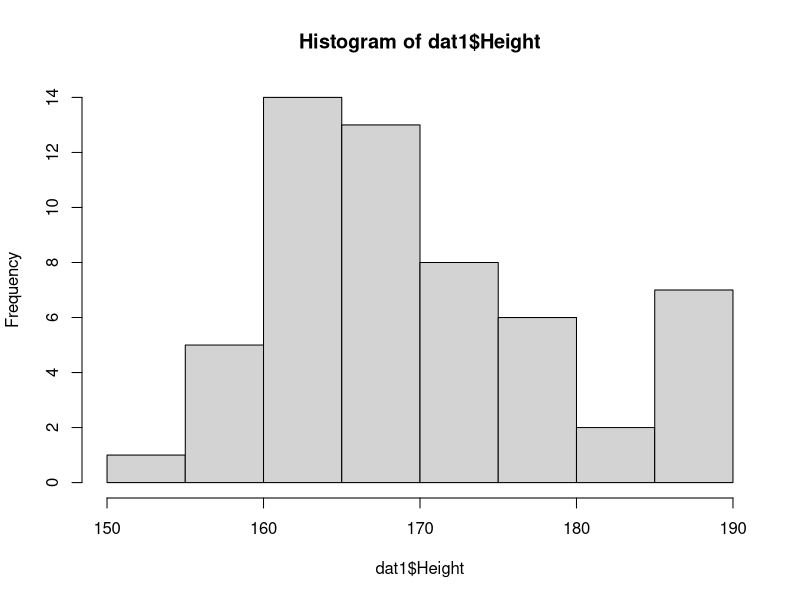

Recreate this plot in R.
########################
##      Libraries     ##
########################

## Nice little function that I found that will install packages if they are not 
## installed.

{
  ipak <- function(pkg){
    
    new.pkg <- pkg[!(pkg %in% installed.packages()[, "Package"])]
    
    if (length(new.pkg)) 
      
      install.packages(new.pkg, dependencies = TRUE)
    
    sapply(pkg, require, character.only = TRUE)
    
  }
  
  libs <- c("ggplot2", 
            "gridExtra",
            "itsmr",
            "pracma",
            "git2r",
            "car",
            "minpack.lm",
            "ggthemes",
            "Hmisc")
  
  ipak(libs) ## Installs and loads all packages listed in "libs".
  libs <- NULL ##Clear the memory.
}

######################
##    Load Data     ##
######################

dat1 <- read.csv("data1.csv", header = T, sep = ",")
dat2 <- read.csv("data2.csv", header = T, sep = ",")

######################
##  Data Formating  ##
######################

dat1$Shoe.Size <- factor(dat1$Shoe.Size)

dat1Monday <- subset(dat1, Lecture == "Monday")
dat1Tuesday <- subset(dat1, Lecture == "Tuesday")
dat1Wednesday <- subset(dat1, Lecture == "Wednesday")



########################
##     Modelling      ##
########################

my.Models <- function()
{
  myGLMs <- list()
  
  ## Add Models to myGLMs
  
  myGLMs[[1]] <-  glm(Height ~ Gender, data = dat1) ## Height is dependent on gender
  
  return(myGLMs)
}


##Purpose: Print a given string onto a graphical plot
##INPUT: my_stext, a string that is printed onto the plot
##OUTPUT: a plot that is outputted to the current graphics writer.
my.PrintTextToPlot <- function(my_text){
  
  par(mar=c(0,0,0,0))
  plot(c(0, 1), c(0, 1), ann = F, bty = 'n', type = 'n', xaxt = 'n', yaxt = 'n')
  text(x = 0.5, y = 0.5, my_text, 
       cex = 2, col = "black")
  par(mar = c(5, 4, 4, 2) + 0.1)
}




###################################
##    USER CALL FUNCTIONS        ##
###################################

##Purpose: Summarises the GLMs
##INPUT:   m, the lower index number for the model to be summarised; n, the upper
##         index number for the model to be summarised. Values must be integers.
##OUTPUT:  Text file called GLM_sum.txt containing summary and AIC data 

my.Summary <- function(m, n){
  model <- my.Models()
  sink("GLM_sum.txt", append = F)
  
  for(i in m:n){
    
    print(paste("############### Model: ", toString(i), "###############"))
    print(summary(model[[i]]))
    
  }
  
  sink()
  
}

##Purpose: Creates summary plots for the models
##INPUT:   m, the lower index number for the model to be summarised; n, the upper
##         index number for the model to be summarised. Values must be integers
##         MODE: 1 - Single Test, and will out test to Plot. 0 - List Test, and will ouput PNG file
##         model: glm/lm (assuming MODE==1) or list of GLMs (assuming MODE==0)
##OUTPUT:  Plots of models outputted to graphics

my.ModelPlot <- function(m, n, MODE, model){
  
  #if(MODE==1){
  
  # AIC_text <- toString(AIC(model))
  # Form_text <- toString(model[["call"]])
  # par(mfrow=c(3,2))
  # plot(model)
  # my.PrintTextToPlot(paste("AIC: ", AIC_text, "\n Formula:\n ", Form_text))
  # hist(resid(model), main = "Histogram of Residues for Model", xlab="Residue Value")
  #}
  #else if(MODE==0 & isNumeric(m) & isNumeric(n) & length(model)>1)
  # {
  
  for(i in m:n){
    
    AIC_text <- toString(AIC(model[[i]]))
    Form_text <- toString(model[[i]][["call"]])
    
    png(filename = paste("Analysis Plots/Graph", toString(i), ".png"),
        width=1920, 
        height=1080)
    
    par(mfrow=c(3,2))
    plot(model[[i]])
    
    my.PrintTextToPlot(paste("AIC: ", AIC_text, "\n Formula: ", Form_text))
    hist(resid(model[[i]]), main = paste("Histogram of Residues for Model: ",
                                         toString(i)), xlab="Residue Value")
    
    dev.off()
    #dev.off()
    
  }
}



my.Plot <- function()
{
  
  ## Create the GGPlots here
  
  plot1 <- ggplot(data = dat1, aes(x = Gender,
                                   y = Height,
                                   colour = Gender)) + 
    geom_boxplot() +
    labs(title = "Difference in height (cm) between genders",
         x = "Gender", 
         y = "Height (cm)")
  
  plot2 <- ggplot(data = dat1, aes(Height)) +
    geom_histogram(binwidth = 45) +
    theme_bw()
  
  
  #png(filename = "Output/Graph.png",
  #    width=1920, 
  #    height=1080)
  
  grid.arrange(plot1, ncol = 1)
  
  #dev.off()
  
}





# There is a relation between sex and height. 
my.Summary(1, 1)

### First plot the histogram (hint-height)
hist(dat1$Height)

#### What can you say about the distribution of individual heights in the class?
# The female heights follow a normal distribution. Males also follow a normal 
# distribution.










